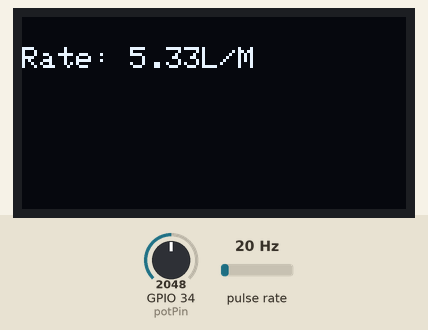
This sketch was run on a simulated ESP32. Parts: 128×64 one-colour display. Wiring (inferred from the names in the program): pulse sensor: data GPIO 2. The test bench sets the inputs (shaded band); at power-on: pulse rate 20 Hz, GPIO 34 (potPin) = 2048. WiFi joins after 1.5 s; servers stay silent unless stated; random numbers use the default seed unless the sketch sets one; what the sketch prints to the serial monitor is not drawn.

Above: at 7.6 s.
7.7 s: pulse rate (sensor on GPIO 2) set to 4 Hz
At 10.7 s:
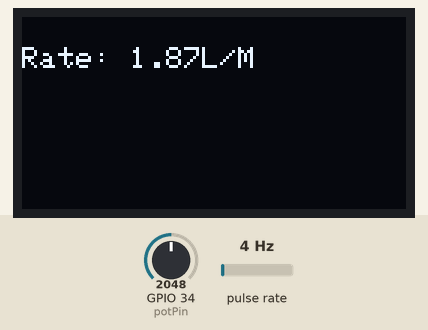
13.9 s: pulse rate (sensor on GPIO 2) set to 50 Hz
At 18.5 s:
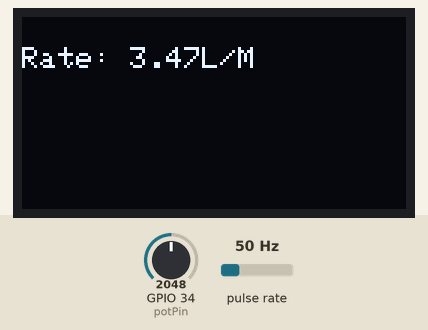
20.8 s: pulse rate (sensor on GPIO 2) set to 100 Hz
At 26.6 s:
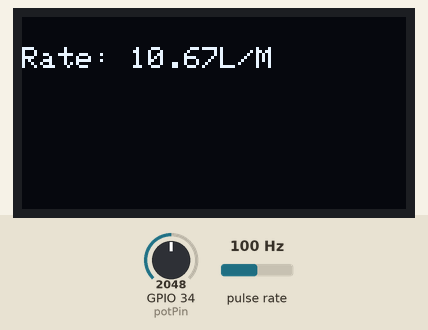
Timing chart, 0 to 28.1 s (numbered marks = the images above; inputs shaded):
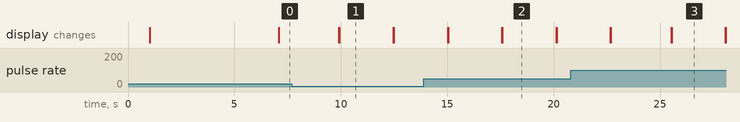

The sketch:

firebase_with_data.ino
```cpp
// Declaration for an SSD1306 display connected to I2C (SDA, SCL pins)
volatile int flow_frequency;
#include <Wire.h>
#include <Adafruit_GFX.h>
#include <Adafruit_SSD1306.h>
#define SCREEN_WIDTH 128 // OLED display width, in pixels
#define SCREEN_HEIGHT 64 // OLED display height, in pixels
// Declaration for an SSD1306 display connected to I2C (SDA, SCL pins)
Adafruit_SSD1306 display(SCREEN_WIDTH, SCREEN_HEIGHT, &Wire, -1);

#include <Arduino.h>
#include <WiFi.h>
#include <Firebase_ESP_Client.h>

//Provide the token generation process info.
#include "addons/TokenHelper.h"
//Provide the RTDB payload printing info and other helper functions.
#include "addons/RTDBHelper.h"

// Insert your network credentials
#define WIFI_SSID "PCMS-FLAB"
#define WIFI_PASSWORD "fahb1lab"

// Insert Firebase project API Key
#define API_KEY "AIzaSyBe77x5DmWHhwBuLVTJ2XjdGxoetFicBog"

// Insert RTDB URLefine the RTDB URL */
#define DATABASE_URL "https://waterflow-sensor-7ed3e-default-rtdb.firebaseio.com/"

//Define Firebase Data object
FirebaseData fbdo;

FirebaseAuth auth;
FirebaseConfig config;

#define THRESHOLD 40

RTC_DATA_ATTR int wakes = 0;
const byte touchPin = T3;
const byte touchPin1 = T4;
const byte touchPin2 = T5;

unsigned long sendDataPrevMillis = 0;
int count = 0;
bool signupOK = true;

unsigned char flowsensor=2;
unsigned long currentTime;
unsigned long cloopTime;
float vol = 0.0,l_minute;
void flow () // Interrupt function
{
   flow_frequency++;
}
// Potentiometer is connected to GPIO 34 (Analog ADC1_CH6)
const int potPin = 34;

// variable for storing the potentiometer value
int potValue = 0;

void setup()
{
   Serial.begin(115200);
   delay(1000);
   pinMode(flowsensor, INPUT);
   digitalWrite(flowsensor, HIGH); // Optional Internal Pull-Up
  Serial.begin(115200);

  if(!display.begin(SSD1306_SWITCHCAPVCC, 0x3C)) { // Address 0x3D for 128x64
    Serial.println(F("SSD1306 allocation failed"));
    for(;;);
  }
  delay(2000);
  attachInterrupt(digitalPinToInterrupt(flowsensor), flow, RISING); // Setup Interrupt
  display.clearDisplay();
  display.setTextSize(1);
  display.setTextColor(WHITE);
  display.setCursor(0, 10);
  currentTime = millis();
  cloopTime = currentTime;
  Serial.begin(115200);
  WiFi.begin(WIFI_SSID, WIFI_PASSWORD);
  Serial.print("Connecting to Wi-Fi");
  while (WiFi.status() != WL_CONNECTED){
    Serial.print(".");
    delay(300);
  }
  Serial.println();
  Serial.print("Connected with IP: ");
  Serial.println(WiFi.localIP());
  Serial.println();

  /* Assign the api key (required) */
  config.api_key = API_KEY;

  /* Assign the RTDB URL (required) */
  config.database_url = DATABASE_URL;

  /* Sign up */
  if (Firebase.signUp(&config, &auth, "", "")){
    Serial.println("ok");
    signupOK = true;
  }
  else{
    Serial.printf("%s\n", config.signer.signupError.message.c_str());
  }

  /* Assign the callback function for the long running token generation task */
  config.token_status_callback = tokenStatusCallback; //see addons/TokenHelper.h

  Firebase.begin(&config, &auth);
  Firebase.reconnectWiFi(true);

}
void loop ()
{
   potValue = analogRead(potPin);
   Serial.println(potValue);
   delay(500);
   currentTime = millis();
   // Every second, calculate and print litres/hour
   if(currentTime >= (cloopTime + 1000))
   {
    cloopTime = currentTime; // Updates cloopTime
    if(flow_frequency != 0){
      // Pulse frequency (Hz) = 7.5Q, Q is flow rate in L/min.
      l_minute = (flow_frequency / 7.5); // (Pulse frequency x 60 min) / 7.5Q = flowrate in L/hour
      delay(2000);
      display.clearDisplay();
      display.setTextSize(1);
      display.setTextColor(WHITE);
      display.setCursor(0, 10);
      // Display static text
      display.display();
      display.println((String)"Rate: "+l_minute+"L/M");
      display.setCursor(0, 10);
      vol = vol +l_minute;
      display.display();
      display.println((String)"Vol:"+vol+"L");
      flow_frequency = 0; // Reset Counter
      Serial.print(l_minute, DEC); // Print litres/hour
      Serial.println(" L/Sec");
      if (Firebase.ready() && signupOK && (millis() - sendDataPrevMillis > 15000 || sendDataPrevMillis == 0)){
    sendDataPrevMillis = millis();
    // Write an Int number on the database path test/int
    if (Firebase.RTDB.setInt(&fbdo, "test/int", count)){
      Serial.println("PASSED");
      Serial.println("PATH: " + fbdo.dataPath());
      Serial.println("TYPE: " + fbdo.dataType());
    }
    else {
      Serial.println("FAILED");
      Serial.println("REASON: " + fbdo.errorReason());
    }
    count++;

    // Write an Float number on the database path test/float
    if (Firebase.RTDB.setFloat(&fbdo, "test/float", 0.01 + random(0,100))){
      Serial.println("PASSED");
      Serial.println("PATH: " + fbdo.dataPath());
      Serial.println("TYPE: " + fbdo.dataType());
    }
    /*else {
      Serial.println(" flow rate = 0 ");
      delay(2000);
      display.clearDisplay();
      display.setTextSize(1);
      display.setTextColor(WHITE);
      display.setCursor(0, 10);
      display.display();
      display.println((String)"Rate: "+flow_frequency+"L/M");
      display.display();
      display.println(0,1);
      display.display();
      display.println((String)"Vol: "+vol+" L");

    }*/
   }
}
}
}
```

Measured:
- what the display in image 1 shows lasts 2.6 s, from 9.9 s to 12.5 s
